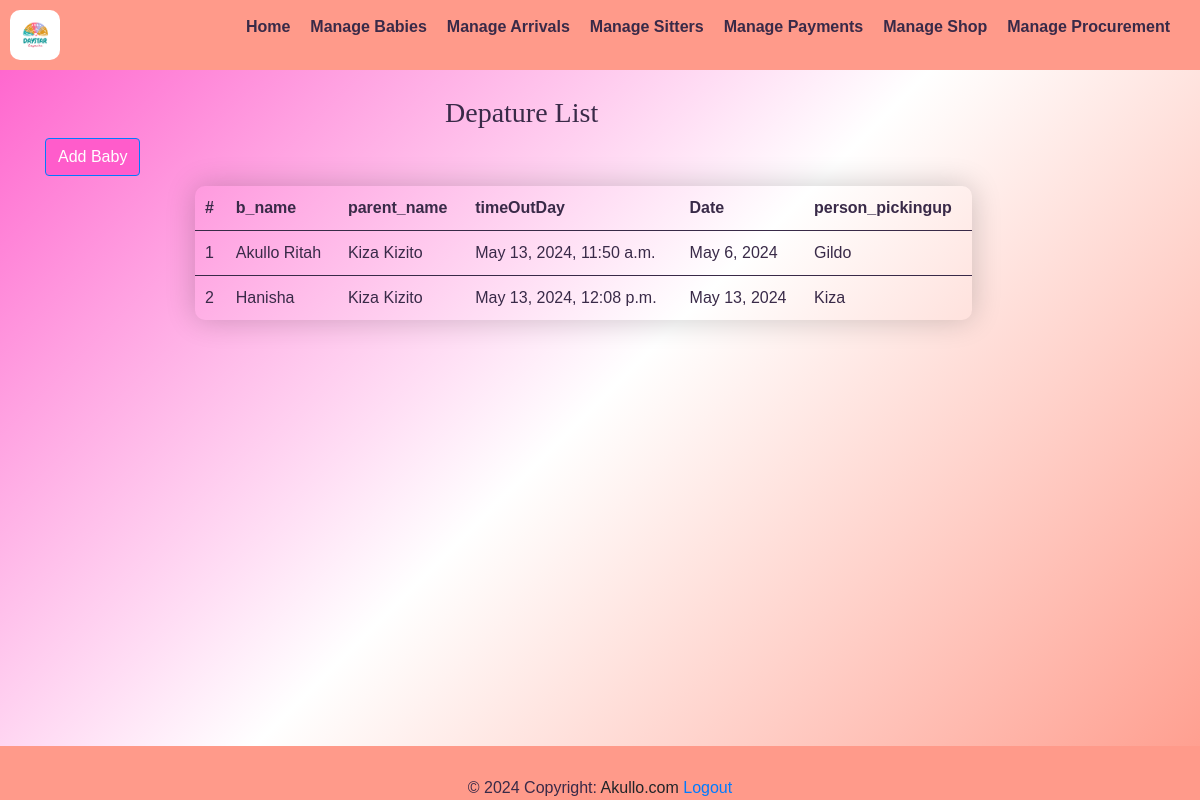
/depature_list/ (signed in), run on the app's committed database.
### yariapp/models.py (models this page shows, shortened)
class Depatureform(models.Model):
    b_name = models.CharField(max_length=50,null=True)
    parent_name = models.CharField(max_length=50,null=True)
    timeOutDay = models.DateTimeField(default=timezone.now)
    date = models.DateField(auto_now_add=True)
    person_pickingup = models.CharField(max_length=50,null=True)

### yariapp/views.py (the view)
# urls.py: path('depature_list/', views.depature_list, name='depature_list'),
@login_required
def depature_list(request):
    depatures = Depatureform.objects.all()
    return render(request, 'depature_list.html',{'depatures':depatures})

### yariapp/templates/depature_list.html (shortened to what this page needs)
{% extends 'base.html' %}
{% load static %}
{% block content %}
<div class="navbar">
    <img src="{% static 'images/logo.png' %}" alt="Logo" style="width: 50px; height: auto;border-radius: 10px;">
  <ul class="nav-links">
      <li><a href="{% url 'home' %}"><strong>Home</strong></a></li>
      <li><a href="{% url 'baby_list' %}"><strong>Manage Babies</strong></a></li>
      <li class="dropdown">
        <a href="#" class="dropbtn"><strong>Manage Arrivals</strong></a>
      <li><a href="{% url 'sitters_list' %}"><strong>Manage Sitters</strong></a></li>
      <li class="dropdown">
            <a href="#"><strong>Manage Payments</strong></a>
      <li><a href="{% url 'shop_list' %}"><strong>Manage Shop</strong></a></li>
      <li><a href="{% url 'pro_list' %}"><strong>Manage Procurement</strong></a></li>
  </ul>
</div>
    <div class="container">
        <table class="table table-striped">
            <table class="styled-table">
              <h3 style="font-family: 'Times New Roman', Times, serif;padding-left: 400px;">Depature List</h3>
              <div class="add-sitter-button">
                <a href="{% url 'depature' %}" class="btn btn-primary" style="background-color: #FF5CCB;">Add Baby</a>
            </div>
                <thead>
                  <th scope="col">#</th>
                    <th scope="col">b_name</th>
                    <th scope="col">parent_name</th>
                    <th scope="col">timeOutDay</th>
                    <th scope="col">Date</th>
                    <th scope="col">person_pickingup</th>
                </thead>
                <tbody>
                  {% for depature in depatures %}
                    <tr>
                      <td>{{ depature.id}}</td>
                      <td>{{ depature.b_name }}</td>
                      <td>{{ depature.parent_name}}</td>
                      <td>{{ depature.timeOutDay }}</td>
                      <td>{{ depature.date }}</td>
                      <td>{{ depature.person_pickingup }}</td>
                    </tr>
                  {% endfor %}
                </tbody>
              </table>
    {% endblock %}

### yariapp/templates/depature_list.html (style rules this page uses)
table { width: 70%; border-collapse: collapse; border-radius: 10px; overflow-x: hidden; margin: 10px 0; font-size: 16px; box-shadow: 0 0 30px rgba(0, 0, 0, 0.2) !important; margin-left: 150px; margin-bottom: 50px; }
th, td { padding: 10px; text-align: left; }
thead { background-color: transparent !important; color: #392A48; }
tbody { background-color: transparent !important; }
tr:nth-child(even) { background-color: transparent; }
td, th { border-bottom: 1px solid #392A48; }
tbody tr:last-child td { border-bottom:none; }
.navbar { background-color: #FF9A8A; color: #392A48; padding: 10px; display: flex; justify-content: space-between; align-items: center; }
.nav-links { list-style-type: none; display: flex; }
.nav-links li { margin-right: 20px; }
.nav-links li a { text-decoration: none; color: #392A48; }
.dropdown { position: relative; display: inline-block; }

### data on the page
Depatureform: id "1", b_name "Akullo Ritah", parent_name "Kiza Kizito", timeOutDay "May 13, 2024, 11:50 a.m.", date "May 6, 2024", person_pickingup "Gildo"
Depatureform: id "2", b_name "Hanisha", parent_name "Kiza Kizito", timeOutDay "May 13, 2024, 12:08 p.m.", date "May 13, 2024", person_pickingup "Kiza"
